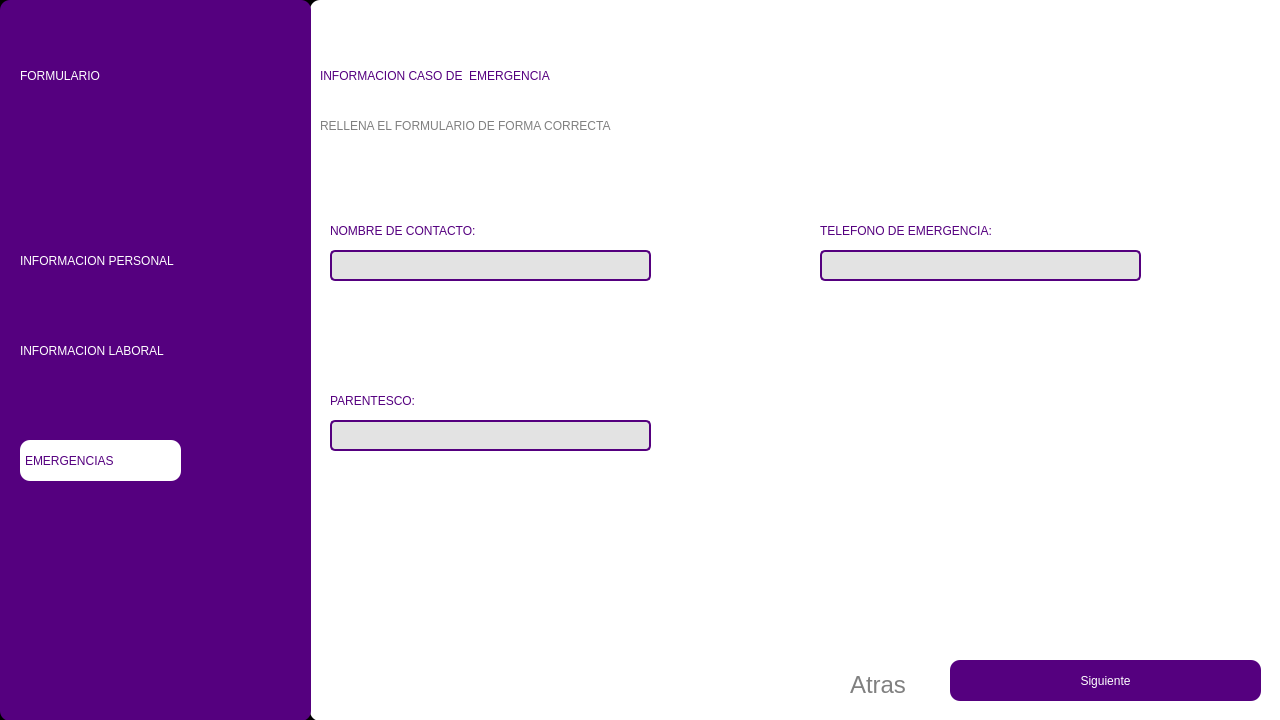
<?xml version="1.0" encoding="UTF-8"?>
<ui version="4.0">
 <class>MainWindow</class>
 <widget class="QMainWindow" name="MainWindow">
  <property name="geometry">
   <rect>
    <x>0</x>
    <y>0</y>
    <width>1280</width>
    <height>720</height>
   </rect>
  </property>
  <property name="minimumSize">
   <size>
    <width>1280</width>
    <height>720</height>
   </size>
  </property>
  <property name="maximumSize">
   <size>
    <width>1280</width>
    <height>720</height>
   </size>
  </property>
  <property name="windowTitle">
   <string>MainWindow</string>
  </property>
  <widget class="QWidget" name="centralwidget">
   <property name="styleSheet">
    <string notr="true">QWidget#centralwidget{}</string>
   </property>
   <layout class="QVBoxLayout" name="verticalLayout">
    <property name="spacing">
     <number>0</number>
    </property>
    <property name="leftMargin">
     <number>0</number>
    </property>
    <property name="topMargin">
     <number>0</number>
    </property>
    <property name="rightMargin">
     <number>0</number>
    </property>
    <property name="bottomMargin">
     <number>0</number>
    </property>
    <item>
     <widget class="QFrame" name="frame">
      <property name="styleSheet">
       <string notr="true">QWidget#frame{
background-color: rgb(0, 0, 0);
}</string>
      </property>
      <property name="frameShape">
       <enum>QFrame::StyledPanel</enum>
      </property>
      <property name="frameShadow">
       <enum>QFrame::Raised</enum>
      </property>
      <widget class="QWidget" name="widget" native="true">
       <property name="geometry">
        <rect>
         <x>0</x>
         <y>0</y>
         <width>311</width>
         <height>721</height>
        </rect>
       </property>
       <property name="styleSheet">
        <string notr="true">QWidget#widget{
background-color: rgb(85, 0, 127);
border-radius:10px;
}</string>
       </property>
       <widget class="QLabel" name="label">
        <property name="geometry">
         <rect>
          <x>20</x>
          <y>50</y>
          <width>271</width>
          <height>51</height>
         </rect>
        </property>
        <property name="styleSheet">
         <string notr="true">font: 87 28pt &quot;Nexa Heavy&quot;;
color:white;</string>
        </property>
        <property name="text">
         <string>FORMULARIO</string>
        </property>
       </widget>
       <widget class="QLabel" name="ErrorEmail">
        <property name="geometry">
         <rect>
          <x>30</x>
          <y>330</y>
          <width>231</width>
          <height>31</height>
         </rect>
        </property>
        <property name="styleSheet">
         <string notr="true">font: 87 12pt &quot;Nexa Heavy&quot;;
color: red;
</string>
        </property>
        <property name="text">
         <string/>
        </property>
       </widget>
       <widget class="QLabel" name="ErrorConstra">
        <property name="geometry">
         <rect>
          <x>30</x>
          <y>450</y>
          <width>251</width>
          <height>31</height>
         </rect>
        </property>
        <property name="styleSheet">
         <string notr="true">font: 87 12pt &quot;Nexa Heavy&quot;;
color: red;</string>
        </property>
        <property name="text">
         <string/>
        </property>
       </widget>
       <widget class="QLabel" name="label_9">
        <property name="geometry">
         <rect>
          <x>20</x>
          <y>440</y>
          <width>161</width>
          <height>41</height>
         </rect>
        </property>
        <property name="styleSheet">
         <string notr="true">font: 87 14pt &quot;Nexa Heavy&quot;;
color: rgb(85, 0, 127);
background-color: rgb(255, 255, 255);
border-radius:10px;
padding:2px;</string>
        </property>
        <property name="text">
         <string>EMERGENCIAS</string>
        </property>
       </widget>
       <widget class="QLabel" name="label_12">
        <property name="geometry">
         <rect>
          <x>20</x>
          <y>240</y>
          <width>271</width>
          <height>41</height>
         </rect>
        </property>
        <property name="styleSheet">
         <string notr="true">font: 87 14pt &quot;Nexa Heavy&quot;;
color:white;</string>
        </property>
        <property name="text">
         <string>INFORMACION PERSONAL</string>
        </property>
       </widget>
       <widget class="QLabel" name="label_13">
        <property name="geometry">
         <rect>
          <x>20</x>
          <y>330</y>
          <width>271</width>
          <height>41</height>
         </rect>
        </property>
        <property name="styleSheet">
         <string notr="true">font: 87 14pt &quot;Nexa Heavy&quot;;
color:white;</string>
        </property>
        <property name="text">
         <string>INFORMACION LABORAL</string>
        </property>
       </widget>
      </widget>
      <widget class="QWidget" name="widget_2" native="true">
       <property name="geometry">
        <rect>
         <x>310</x>
         <y>0</y>
         <width>981</width>
         <height>721</height>
        </rect>
       </property>
       <property name="styleSheet">
        <string notr="true">QWidget#widget_2{
background-color: rgb(255, 255, 255);
border-radius:10px;
}</string>
       </property>
       <widget class="QLabel" name="label_5">
        <property name="geometry">
         <rect>
          <x>10</x>
          <y>50</y>
          <width>951</width>
          <height>51</height>
         </rect>
        </property>
        <property name="styleSheet">
         <string notr="true">font: 87 35pt &quot;Nexa Heavy&quot;;
color:rgb(85, 0, 127);</string>
        </property>
        <property name="text">
         <string>INFORMACION CASO DE  EMERGENCIA</string>
        </property>
       </widget>
       <widget class="QLabel" name="label_6">
        <property name="geometry">
         <rect>
          <x>10</x>
          <y>110</y>
          <width>431</width>
          <height>31</height>
         </rect>
        </property>
        <property name="styleSheet">
         <string notr="true">font: 87 12pt &quot;Nexa Heavy&quot;;
color: grey;</string>
        </property>
        <property name="text">
         <string>RELLENA EL FORMULARIO DE FORMA CORRECTA</string>
        </property>
       </widget>
       <widget class="QLineEdit" name="InputNomCon">
        <property name="geometry">
         <rect>
          <x>20</x>
          <y>250</y>
          <width>321</width>
          <height>31</height>
         </rect>
        </property>
        <property name="styleSheet">
         <string notr="true">background-color: rgb(227, 227, 227);
border-radius:5px;
font: 87 12pt &quot;Nexa Heavy&quot;;
border:2px solid rgb(85, 0, 127)k;</string>
        </property>
        <property name="text">
         <string/>
        </property>
       </widget>
       <widget class="QLabel" name="label_7">
        <property name="geometry">
         <rect>
          <x>20</x>
          <y>210</y>
          <width>271</width>
          <height>41</height>
         </rect>
        </property>
        <property name="styleSheet">
         <string notr="true">font: 87 15pt &quot;Nexa Heavy&quot;;
color:rgb(85, 0, 127);</string>
        </property>
        <property name="text">
         <string>NOMBRE DE CONTACTO:</string>
        </property>
       </widget>
       <widget class="QLabel" name="ErrorNomCon">
        <property name="geometry">
         <rect>
          <x>20</x>
          <y>280</y>
          <width>231</width>
          <height>31</height>
         </rect>
        </property>
        <property name="styleSheet">
         <string notr="true">font: 87 12pt &quot;Nexa Heavy&quot;;
color: red;
</string>
        </property>
        <property name="text">
         <string/>
        </property>
       </widget>
       <widget class="QLabel" name="ErrorConstra_2">
        <property name="geometry">
         <rect>
          <x>30</x>
          <y>450</y>
          <width>251</width>
          <height>31</height>
         </rect>
        </property>
        <property name="styleSheet">
         <string notr="true">font: 87 12pt &quot;Nexa Heavy&quot;;
color: red;</string>
        </property>
        <property name="text">
         <string/>
        </property>
       </widget>
       <widget class="QPushButton" name="btnIngresar">
        <property name="geometry">
         <rect>
          <x>640</x>
          <y>660</y>
          <width>311</width>
          <height>41</height>
         </rect>
        </property>
        <property name="styleSheet">
         <string notr="true">font: 87 15pt &quot;Nexa Heavy&quot;;
color:rgb(255, 255, 255);
border-radius:10px;
background-color: rgb(85, 0, 127);</string>
        </property>
        <property name="text">
         <string>Siguiente</string>
        </property>
       </widget>
       <widget class="QLabel" name="dondever">
        <property name="geometry">
         <rect>
          <x>540</x>
          <y>670</y>
          <width>71</width>
          <height>31</height>
         </rect>
        </property>
        <property name="styleSheet">
         <string notr="true">font: 87 12pt &quot;Nexa Heavy&quot;;
color: grey;</string>
        </property>
        <property name="text">
         <string>&lt;html&gt;&lt;head/&gt;&lt;body&gt;&lt;p&gt;&lt;span style=&quot; font-size:18pt;&quot;&gt;Atras&lt;/span&gt;&lt;/p&gt;&lt;/body&gt;&lt;/html&gt;</string>
        </property>
       </widget>
       <widget class="QLabel" name="label_8">
        <property name="geometry">
         <rect>
          <x>20</x>
          <y>380</y>
          <width>261</width>
          <height>41</height>
         </rect>
        </property>
        <property name="styleSheet">
         <string notr="true">font: 87 15pt &quot;Nexa Heavy&quot;;
color:rgb(85, 0, 127);</string>
        </property>
        <property name="text">
         <string>PARENTESCO:</string>
        </property>
       </widget>
       <widget class="QLineEdit" name="inputParen">
        <property name="geometry">
         <rect>
          <x>20</x>
          <y>420</y>
          <width>321</width>
          <height>31</height>
         </rect>
        </property>
        <property name="styleSheet">
         <string notr="true">background-color: rgb(227, 227, 227);
border-radius:5px;
font: 87 12pt &quot;Nexa Heavy&quot;;
border:2px solid rgb(85, 0, 127)k;</string>
        </property>
        <property name="text">
         <string/>
        </property>
       </widget>
       <widget class="QLabel" name="ErrorArea">
        <property name="geometry">
         <rect>
          <x>20</x>
          <y>450</y>
          <width>231</width>
          <height>31</height>
         </rect>
        </property>
        <property name="styleSheet">
         <string notr="true">font: 87 12pt &quot;Nexa Heavy&quot;;
color: red;
</string>
        </property>
        <property name="text">
         <string/>
        </property>
       </widget>
       <widget class="QLabel" name="label_10">
        <property name="geometry">
         <rect>
          <x>510</x>
          <y>210</y>
          <width>301</width>
          <height>41</height>
         </rect>
        </property>
        <property name="styleSheet">
         <string notr="true">font: 87 15pt &quot;Nexa Heavy&quot;;
color:rgb(85, 0, 127);</string>
        </property>
        <property name="text">
         <string>TELEFONO DE EMERGENCIA:</string>
        </property>
       </widget>
       <widget class="QLabel" name="ErrorTelEme">
        <property name="geometry">
         <rect>
          <x>510</x>
          <y>280</y>
          <width>231</width>
          <height>31</height>
         </rect>
        </property>
        <property name="styleSheet">
         <string notr="true">font: 87 12pt &quot;Nexa Heavy&quot;;
color: red;
</string>
        </property>
        <property name="text">
         <string/>
        </property>
       </widget>
       <widget class="QLabel" name="ErrorDire">
        <property name="geometry">
         <rect>
          <x>500</x>
          <y>450</y>
          <width>231</width>
          <height>31</height>
         </rect>
        </property>
        <property name="styleSheet">
         <string notr="true">font: 87 12pt &quot;Nexa Heavy&quot;;
color: red;
</string>
        </property>
        <property name="text">
         <string/>
        </property>
       </widget>
       <widget class="QLineEdit" name="InputTelEmer">
        <property name="geometry">
         <rect>
          <x>510</x>
          <y>250</y>
          <width>321</width>
          <height>31</height>
         </rect>
        </property>
        <property name="styleSheet">
         <string notr="true">background-color: rgb(227, 227, 227);
border-radius:5px;
font: 87 12pt &quot;Nexa Heavy&quot;;
border:2px solid rgb(85, 0, 127)k;</string>
        </property>
        <property name="text">
         <string/>
        </property>
       </widget>
      </widget>
      <zorder>widget_2</zorder>
      <zorder>widget</zorder>
     </widget>
    </item>
   </layout>
  </widget>
 </widget>
 <resources/>
 <connections/>
</ui>
